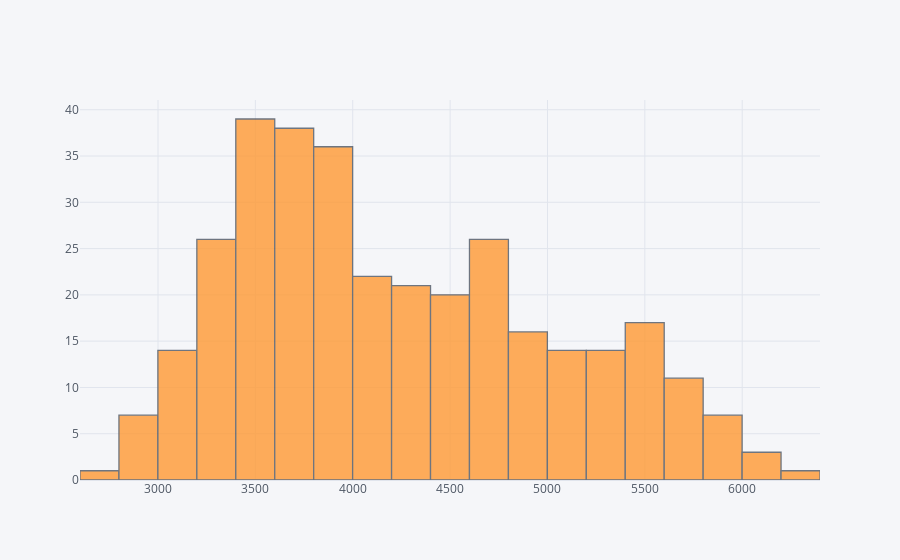

Here is the notebook cell this chart was saved with:
### Code cell
df['body_mass_g'].iplot(kind='hist')

### Figure 1 — Plotly figure (JSON) as saved in the notebook; plotly's stock layout.template omitted (floating-point values rounded to 4 significant figures; data arrays with more than 128 entries replaced by an {"elided": "..."} marker saying what was removed)
{"data": [{"histfunc": "count", "histnorm": "", "marker": {"color": "rgba(255, 153, 51, 1.0)", "line": {"color": "#4D5663", "width": 1.3}}, "name": "body_mass_g", "opacity": 0.8, "orientation": "v", "type": "histogram", "x": {"elided": "333 int values"}}], "layout": {"barmode": "overlay", "legend": {"bgcolor": "#F5F6F9", "font": {"color": "#4D5663"}}, "paper_bgcolor": "#F5F6F9", "plot_bgcolor": "#F5F6F9", "title": {"font": {"color": "#4D5663"}}, "xaxis": {"gridcolor": "#E1E5ED", "showgrid": true, "tickfont": {"color": "#4D5663"}, "title": {"font": {"color": "#4D5663"}, "text": ""}, "zerolinecolor": "#E1E5ED"}, "yaxis": {"gridcolor": "#E1E5ED", "showgrid": true, "tickfont": {"color": "#4D5663"}, "title": {"font": {"color": "#4D5663"}, "text": ""}, "zerolinecolor": "#E1E5ED"}}}
